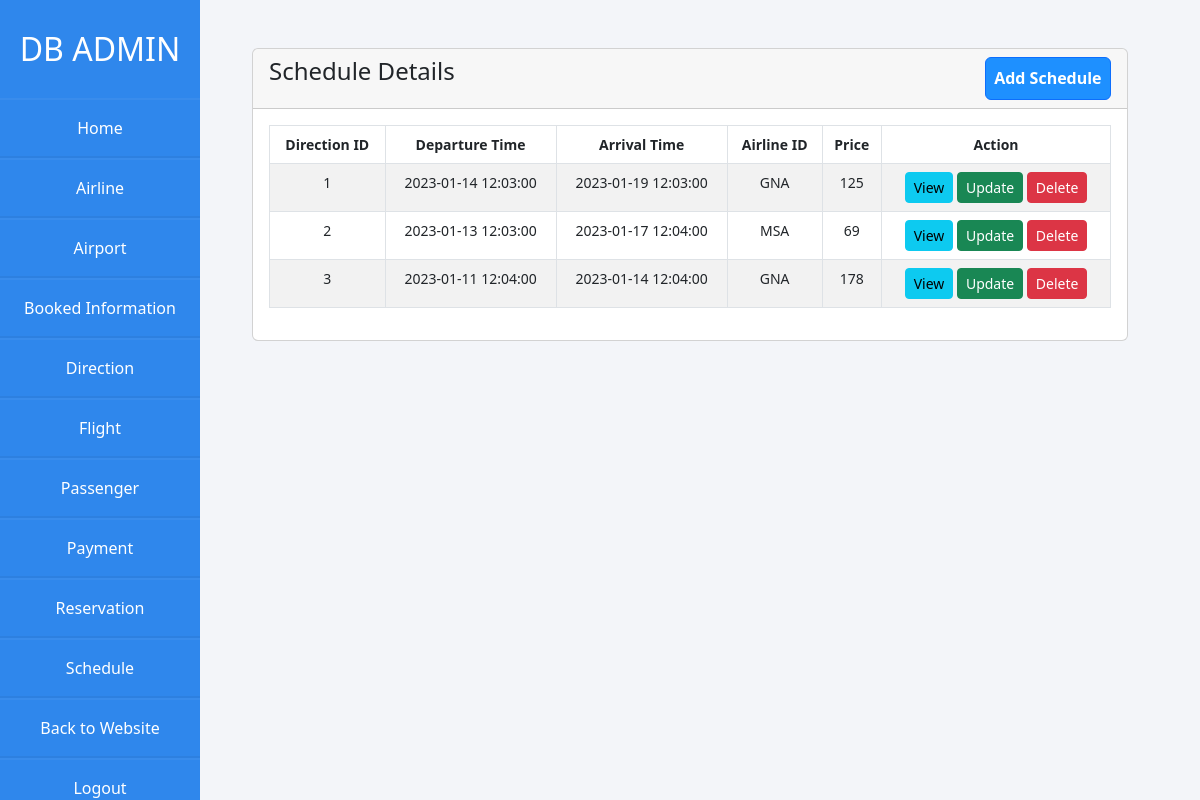
The app's page /Airlines/admin/schedule.php, older data.
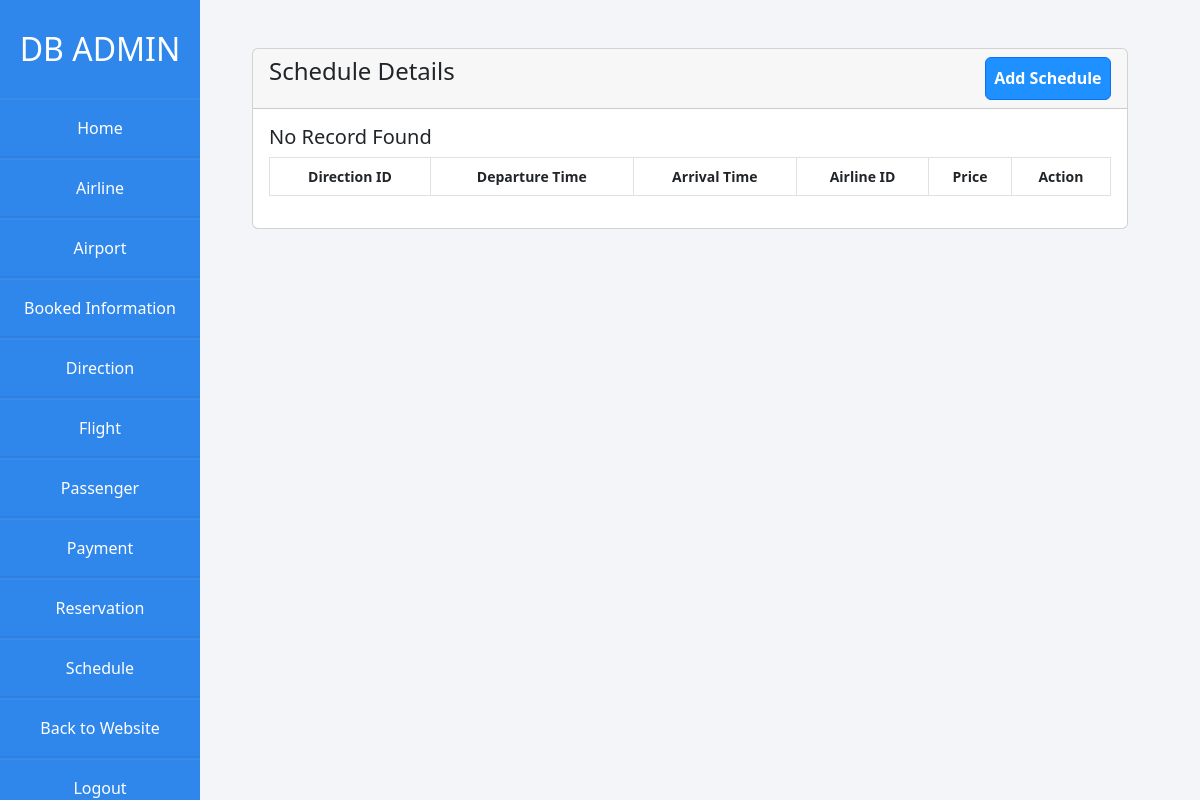
The same page, newer data.
### tables this page shows
CREATE TABLE `schedule` (
  `schedule_id` int(10) NOT NULL,
  `direction_id` int(7) NOT NULL,
  `departure_date` date NOT NULL,
  `departure_time` time NOT NULL,
  `arrval_date` date NOT NULL,
  `arrival_time` time NOT NULL,
  `airline_id` char(3) NOT NULL,
  `price` int(11) NOT NULL
);

### Airlines/admin/schedule.php (the view, shortened to what this page needs)
<?php
  require 'dbcon.php';
?>
<!doctype html>
<html lang="en">
  <head>
    <link href="https://cdn.jsdelivr.net/npm/bootstrap@5.2.0-beta1/dist/css/bootstrap.min.css" rel="stylesheet">
    <link rel="stylesheet" href="css/styles.css">
  </head>
  <body>
    <div class="wrapper">
      <div class="sidebar">
        <h2>DB Admin</h2>
        <li><a href="admin.php">Home</a></li>
        <li><a href="airline.php">Airline</a></li>
        <li><a href="airport.php">Airport</a></li>
        <li><a href="booked-information.php">Booked Information</a></li>
        <li><a href="direction.php">Direction</a></li>
        <li><a href="flight.php">Flight</a></li>
        <li><a href="passenger.php">Passenger</a></li>
        <li><a href="payment.php">Payment</a></li>
        <li><a href="reservation.php">Reservation</a></li>
        <li><a href="schedule.php">Schedule</a></li>
        <li><a href="../home.php"> Back to Website</a></li>
        <li><a href="logout-admin.php"> Logout</a></li>
      </div>
    </div>
    <div class="container mt-5">
      <div class="row">
        <div class="col-md-12">
          <div class="card">
            <div class="card-header">
              <h4>Schedule Details
                <a href="schedule-create.php" class="btn btn-primary float-end">Add Schedule</a>
              </h4>
            </div>
            <div class="card-body">
              <table class="table table-bordered table-striped">
                  <thead>
                      <tr>
                        <th>Direction ID</th>
                        <th>Departure Time</th>
                        <th>Arrival Time</th>
                        <th>Airline ID</th>
                        <th>Price</th>
                        <th>Action</th>
                      </tr>
                  </thead>
                  <tbody>
                    <?php
                      $query = "SELECT * FROM schedule";
                      $query_run = mysqli_query($con, $query);
                      if(mysqli_num_rows($query_run) > 0){
                        foreach($query_run as $schedule){
                          ?>
                          <tr>
                            <td><?= $schedule['direction_id']; ?></td>
                            <td><?= $schedule['departure_time']; ?></td>
                            <td><?= $schedule['arrival_time']; ?></td>
                            <td><?= $schedule['airline_id']; ?></td>
                            <td><?= $schedule['price']; ?></td>
                            <td>
                              <a href="schedule-view.php?schedule_id=<?= $schedule['schedule_id']; ?>" class="btn btn-info btn-sm">View</a>
                              <a href="schedule-update.php?schedule_id=<?= $schedule['schedule_id']; ?>" class="btn btn-success btn-sm">Update</a>
                              <form action="code.php" method='POST' class="d-inline">
                                <button type="submit" name="delete_schedule" value="<?=$schedule['schedule_id']; ?>" class="btn btn-danger btn-sm">Delete</a>
                              </form>
                            </td>
                          </tr>
                          <?php
                        }
                      }
                      else{
                        echo '<h5>No Record Found </h5>';
                      }
                    ?>
                  </tbody>
              </table>
            </div>
          </div>
        </div>
      </div>
    </div>
  </body>
</html>

### Airlines/admin/css/styles.css (style rules this page uses)
* { margin: 0; padding: 0; box-sizing: border-box; list-style: none; text-decoration: none; }
body { background: #f3f5f9; min-width: 960px; }
.wrapper { width: 20%; min-width: 200px; max-width: 250px; display: flex; position: relative; }
.container { max-width: 75%; margin-left: 20%; }
.wrapper .sidebar { position: fixed; width: 200px; height: 100%; background: rgb(47, 135, 236); padding: 30px 0; overflow-x: scroll; overflow-y: none; }
.wrapper .sidebar h2 { color: #fff; text-transform: uppercase; text-align: center; margin-bottom: 30px; }
.wrapper .sidebar li { padding: 1rem; border-bottom: 2.5px solid rgba(0, 0, 0, 0.05); border-top: 2.5px solid rgba(225, 225, 225, 0.05); }
.wrapper .sidebar li a { color: #fff; display: block; text-align: center; list-style: none; text-decoration: none; }
.row { --bs-gutter-x: 1.5rem; --bs-gutter-y: 0; display: flex; flex-wrap: wrap; margin-top: calc(-1 * var(--bs-gutter-y)); margin-right: calc(-.5 * var(--bs-gutter-x)); }
.card-header { padding: var(--bs-card-cap-padding-y) var(--bs-card-cap-padding-x); margin-bottom: 0; color: var(--bs-card-cap-color); background-color: var(--bs-card-cap-bg); border-bottom: var(--bs-card-border-width) solid var(--bs-card-border-color); }
.table { --bs-table-color: var(--bs-body-color); --bs-table-bg: transparent; --bs-table-border-color: var(--bs-border-color); --bs-table-accent-bg: transparent; --bs-table-striped-color: var(--bs-body-color); --bs-table-striped-bg: rgba(0, 0, 0, 0.05); --bs-table-active-color: var(--bs-body-color); --bs-table-active-bg: rgba(0, 0, 0, 0.1); --bs-table-hover-color: var(--bs-body-color); --bs-table-hover-bg: rgba(0, 0, 0, 0.075); width: 100%; font-size: 14px; text-align: center; margin-bottom: 1rem; color: var(--bs-table-color); vertical-align: top; border-color: var(--bs-table-border-color); }
.btn-primary { background-color: #1e90ff; padding: 1%; color: white; text-decoration: none; font-weight: bold; }

Row changes from the older to the newer data that the page shows:
removed schedule: direction "1", departure_time "2023-01-14 12:03:00", arrival_time "2023-01-19 12:03:00", airline "GNA", price "125"
removed schedule: direction "2", departure_time "2023-01-13 12:03:00", arrival_time "2023-01-17 12:04:00", airline "MSA", price "69"
removed schedule: direction "3", departure_time "2023-01-11 12:04:00", arrival_time "2023-01-14 12:04:00", airline "GNA", price "178"
Text that changed along with them:
text now shown: "No Record Found"
